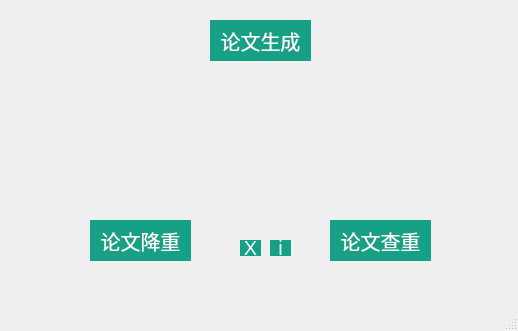
<?xml version="1.0" encoding="UTF-8"?>
<ui version="4.0">
 <class>MainWindow</class>
 <widget class="QMainWindow" name="MainWindow">
  <property name="geometry">
   <rect>
    <x>0</x>
    <y>0</y>
    <width>518</width>
    <height>331</height>
   </rect>
  </property>
  <property name="windowTitle">
   <string>MainWindow</string>
  </property>
  <widget class="QWidget" name="centralwidget">
   <widget class="QPushButton" name="pushButton">
    <property name="geometry">
     <rect>
      <x>210</x>
      <y>20</y>
      <width>101</width>
      <height>41</height>
     </rect>
    </property>
    <property name="styleSheet">
     <string notr="true">QPushButton{background-color:#16A085;border:none;color:#ffffff;font-size:20px;}
QPushButton:hover{background-color:#333333;}</string>
    </property>
    <property name="text">
     <string>论文生成</string>
    </property>
   </widget>
   <widget class="QPushButton" name="pushButton_4">
    <property name="geometry">
     <rect>
      <x>90</x>
      <y>220</y>
      <width>101</width>
      <height>41</height>
     </rect>
    </property>
    <property name="styleSheet">
     <string notr="true">QPushButton{background-color:#16A085;border:none;color:#ffffff;font-size:20px;}
QPushButton:hover{background-color:#333333;}</string>
    </property>
    <property name="text">
     <string>论文降重</string>
    </property>
   </widget>
   <widget class="QPushButton" name="pushButton_5">
    <property name="geometry">
     <rect>
      <x>330</x>
      <y>220</y>
      <width>101</width>
      <height>41</height>
     </rect>
    </property>
    <property name="styleSheet">
     <string notr="true">QPushButton{background-color:#16A085;border:none;color:#ffffff;font-size:20px;}
QPushButton:hover{background-color:#333333;}</string>
    </property>
    <property name="text">
     <string>论文查重</string>
    </property>
   </widget>
   <widget class="QPushButton" name="pushButton_6">
    <property name="geometry">
     <rect>
      <x>240</x>
      <y>240</y>
      <width>21</width>
      <height>16</height>
     </rect>
    </property>
    <property name="styleSheet">
     <string notr="true">QPushButton{background-color:#16A085;border:none;color:#ffffff;font-size:20px;}
QPushButton:hover{background-color:#333333;}</string>
    </property>
    <property name="text">
     <string>X</string>
    </property>
   </widget>
   <widget class="QPushButton" name="pushButton_7">
    <property name="geometry">
     <rect>
      <x>270</x>
      <y>240</y>
      <width>21</width>
      <height>16</height>
     </rect>
    </property>
    <property name="styleSheet">
     <string notr="true">QPushButton{background-color:#16A085;border:none;color:#ffffff;font-size:20px;}
QPushButton:hover{background-color:#333333;}</string>
    </property>
    <property name="text">
     <string>i</string>
    </property>
   </widget>
   <widget class="QLabel" name="label">
    <property name="geometry">
     <rect>
      <x>75</x>
      <y>-12</y>
      <width>371</width>
      <height>291</height>
     </rect>
    </property>
    <property name="styleSheet">
     <string notr="true">border-image: url(:/pic/1.png);</string>
    </property>
    <property name="text">
     <string/>
    </property>
   </widget>
   <widget class="QLabel" name="label_2">
    <property name="geometry">
     <rect>
      <x>130</x>
      <y>70</y>
      <width>301</width>
      <height>141</height>
     </rect>
    </property>
    <property name="styleSheet">
     <string notr="true">color: rgb(255, 0, 0);
font: 75 12pt &quot;Franklin Gothic Medium&quot;;
</string>
    </property>
    <property name="text">
     <string/>
    </property>
   </widget>
   <zorder>label</zorder>
   <zorder>pushButton</zorder>
   <zorder>pushButton_4</zorder>
   <zorder>pushButton_5</zorder>
   <zorder>pushButton_6</zorder>
   <zorder>pushButton_7</zorder>
   <zorder>label_2</zorder>
  </widget>
  <widget class="QMenuBar" name="menubar">
   <property name="geometry">
    <rect>
     <x>0</x>
     <y>0</y>
     <width>518</width>
     <height>26</height>
    </rect>
   </property>
  </widget>
  <widget class="QStatusBar" name="statusbar"/>
 </widget>
 <resources>
  <include location="qrc.qrc"/>
 </resources>
 <connections/>
</ui>
